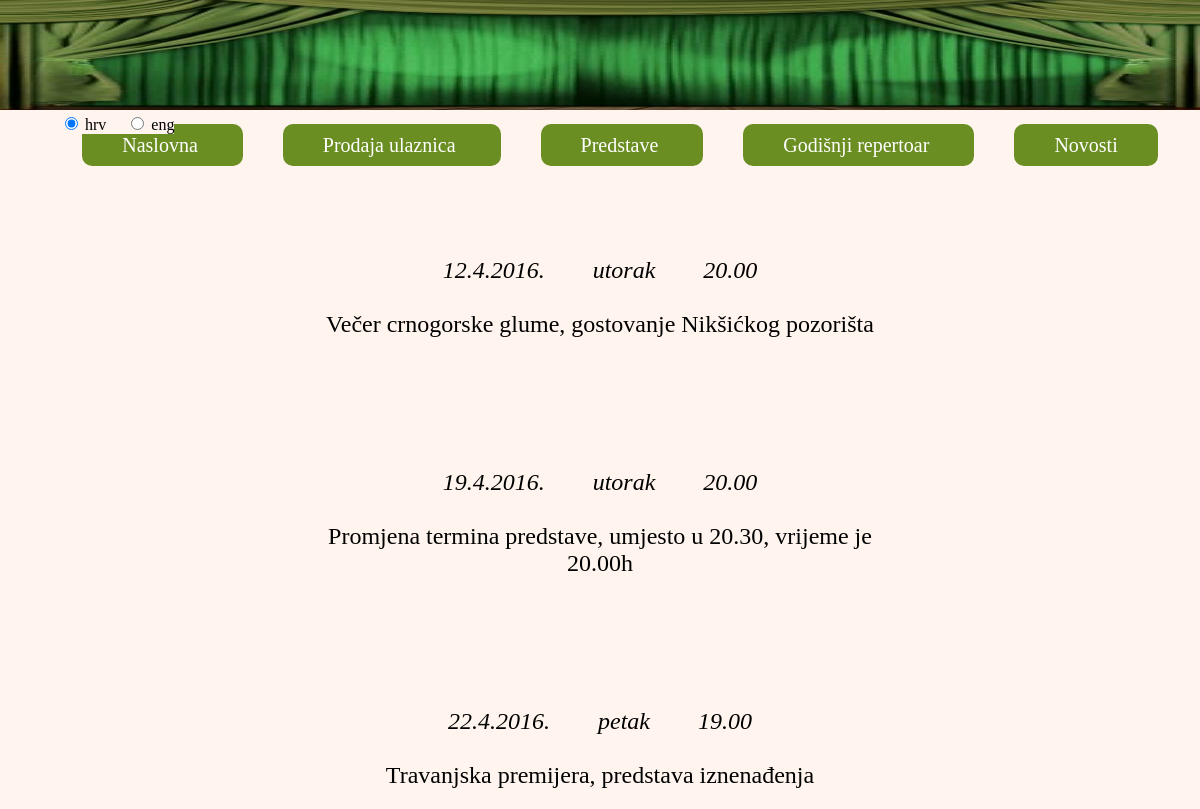
Page /novosti.php on the committed database.
### tables this page shows
CREATE TABLE `jezik` (
  `naziv` varchar(30) DEFAULT NULL,
  `hrv` varchar(400) DEFAULT NULL,
  `eng` varchar(400) DEFAULT NULL
);

### novosti.php (the view, shortened to what this page needs)
<!DOCTYPE html>
<html>
	<head>
		<?php
			$con = mysqli_connect("localhost", "root", "root", "kazaliste")
					or die("Neuspjesno spajanje na server");
			$con->set_charset('utf8');
		 ?>
		<link rel="stylesheet" type="text/css" href="mojstil.css">
		<header>
			<img src="zavjesa.jpg" alt="zavjesa" id="header">
			<form method="post" action="novosti.php" class="izborJezika" name="izborJezika"
					onClick="document.forms.izborJezika.submit();">
				<?php
					if(empty($_POST) && !isset($_SESSION['language']))
						echo '<input type="radio" name="jezik" value="hrv" checked> hrv &nbsp;&nbsp;&nbsp;
								<input type="radio" name="jezik" value="eng"> eng';
				?>
			</form>
		</header>
	</head>
	<body>
		<ul>
			<a href="naslovna.php">
				<li>
					<?php
						$query = "SELECT * FROM jezik WHERE naziv='naslovna'";
						$result = mysqli_query($con, $query);
						$row = mysqli_fetch_array($result);
						if(!empty($_POST))
							echo $row[$_POST['jezik']];
						else if(empty($_POST) && !isset($_SESSION['language']))
							echo $row['hrv'];
						else if(empty($_POST) && isset($_SESSION['language']))
							echo $row[$_SESSION['language']];
				 	?>
				</li>
			</a>
			<a href="prodaja_ulaznica.php">
				<li>
					<?php
						$query = "SELECT * FROM jezik WHERE naziv='prodajaUlaznica'";
						$result = mysqli_query($con, $query);
						$row = mysqli_fetch_array($result);
						if(!empty($_POST))
							echo $row[$_POST['jezik']];
						else if(empty($_POST) && !isset($_SESSION['language']))
							echo $row['hrv'];
						else if(empty($_POST) && isset($_SESSION['language']))
							echo $row[$_SESSION['language']];
				 	?>
				</li>
			</a>
			<a href="predstave.php">
				<li>
					<?php
						$query = "SELECT * FROM jezik WHERE naziv='predstave'";
						$result = mysqli_query($con, $query);
						$row = mysqli_fetch_array($result);
						if(!empty($_POST))
							echo $row[$_POST['jezik']];
						else if(empty($_POST) && !isset($_SESSION['language']))
							echo $row['hrv'];
						else if(empty($_POST) && isset($_SESSION['language']))
							echo $row[$_SESSION['language']];
				 	?>
				</li>
			</a>
			<a href="godisnji_repertoar.php">
				<li>
					<?php
						$query = "SELECT * FROM jezik WHERE naziv='godišnjiRepertoar'";
						$result = mysqli_query($con, $query);
						$row = mysqli_fetch_array($result);
						if(!empty($_POST))
							echo $row[$_POST['jezik']];
						else if(empty($_POST) && !isset($_SESSION['language']))
							echo $row['hrv'];
						else if(empty($_POST) && isset($_SESSION['language']))
							echo $row[$_SESSION['language']];
				 	?>
				</li>
			</a>
			<a href="novosti.php">
				<li>
					<?php
						$query = "SELECT * FROM jezik WHERE naziv='novosti'";
						$result = mysqli_query($con, $query);
						$row = mysqli_fetch_array($result);
						if(!empty($_POST))
							echo $row[$_POST['jezik']];
						else if(empty($_POST) && !isset($_SESSION['language']))
							echo $row['hrv'];
						else if(empty($_POST) && isset($_SESSION['language']))
							echo $row[$_SESSION['language']];
				 	?>
				</li>
			</a>
		</ul>
		<div class="glavni">
			<div class="koso">
				<?php
					$query = "SELECT * FROM jezik WHERE naziv='vrijeme1'";
					$result = mysqli_query($con, $query);
					$row = mysqli_fetch_array($result);
					if(!empty($_POST))
						echo $row[$_POST['jezik']];
					else if(empty($_POST) && !isset($_SESSION['language']))
						echo $row['hrv'];
					else if(empty($_POST) && isset($_SESSION['language']))
						echo $row[$_SESSION['language']];
				 ?>
			</div>
			<br>
			<div class="vijest">
				<?php
					$query = "SELECT * FROM jezik WHERE naziv='novost1'";
					$result = mysqli_query($con, $query);
					$row = mysqli_fetch_array($result);
					if(!empty($_POST))
						echo $row[$_POST['jezik']];
					else if(empty($_POST) && !isset($_SESSION['language']))
						echo $row['hrv'];
					else if(empty($_POST) && isset($_SESSION['language']))
						echo $row[$_SESSION['language']];
				 ?>
			</div>
			<br><br><br>
			<div class="koso">
				<?php
					$query = "SELECT * FROM jezik WHERE naziv='vrijeme2'";
					$result = mysqli_query($con, $query);
					$row = mysqli_fetch_array($result);
					if(!empty($_POST))
						echo $row[$_POST['jezik']];
					else if(empty($_POST) && !isset($_SESSION['language']))
						echo $row['hrv'];
					else if(empty($_POST) && isset($_SESSION['language']))
						echo $row[$_SESSION['language']];
				 ?>
			</div>
			<br>
			<div class="vijest">
				<?php
					$query = "SELECT * FROM jezik WHERE naziv='novost2'";
					$result = mysqli_query($con, $query);
					$row = mysqli_fetch_array($result);
					if(!empty($_POST))
						echo $row[$_POST['jezik']];
					else if(empty($_POST) && !isset($_SESSION['language']))
						echo $row['hrv'];
					else if(empty($_POST) && isset($_SESSION['language']))
						echo $row[$_SESSION['language']];
				 ?>
			</div>
			<br><br><br>
			<div class="koso">
				<?php
					$query = "SELECT * FROM jezik WHERE naziv='vrijeme3'";
					$result = mysqli_query($con, $query);
					$row = mysqli_fetch_array($result);
					if(!empty($_POST))
						echo $row[$_POST['jezik']];
					else if(empty($_POST) && !isset($_SESSION['language']))
						echo $row['hrv'];
					else if(empty($_POST) && isset($_SESSION['language']))
						echo $row[$_SESSION['language']];
				 ?>
			</div>
			<br>
			<div class="vijest">
				<?php
					$query = "SELECT * FROM jezik WHERE naziv='novost3'";
					$result = mysqli_query($con, $query);
					$row = mysqli_fetch_array($result);
					if(!empty($_POST))
						echo $row[$_POST['jezik']];
					else if(empty($_POST) && !isset($_SESSION['language']))
						echo $row['hrv'];
					else if(empty($_POST) && isset($_SESSION['language']))
						echo $row[$_SESSION['language']];
				 ?>
			</div>
		</div>
	</body>
</html>

### mojstil.css (style rules this page uses)
#header { min-width: 100%; height: 110px; }
body { background-color: SeaShell; width: 100%; margin-top: 0px; margin-left: 0px; }
li { display: inline; background-color: OliveDrab; padding: 10px 40px 10px; border-radius: 10px; font-size: 20px; }
ul { margin: 20px auto; text-align: center; }
ul a:link { text-decoration: none; color: white; margin: 20px; }
.koso { text-align: center; margin-top: 50px; font-size: 24px; font-style: italic; }
.izborJezika { background-color: SeaShell; position :absolute; margin-bottom: 0px; margin-left: 5%; }
.glavni { margin: 100px auto 20px; width: 600px; text-align: center; font-size: 24px; }
.vijest { font-size: 24px; }

### rows in the picture
jezik: hrv "Naslovna"
jezik: hrv "Prodaja ulaznica"
jezik: hrv "Predstave"
jezik: hrv "Godišnji repertoar"
jezik: hrv "Novosti"
jezik: hrv "12.4.2016. utorak 20.00"
jezik: hrv "Večer crnogorske glume, gostovanje Nikšićkog pozorišta"
jezik: hrv "19.4.2016. utorak 20.00"
jezik: hrv "Promjena termina predstave, umjesto u 20.30, vrijeme je 20.00h"
jezik: hrv "22.4.2016. petak 19.00"
jezik: hrv "Travanjska premijera, predstava iznenađenja"
